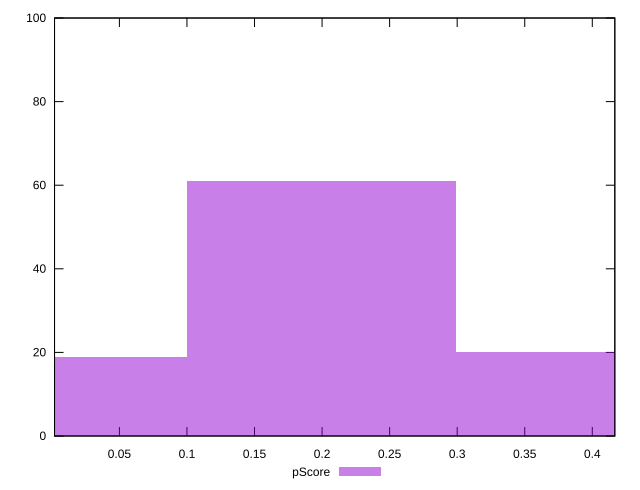

This chart was generated by the following gnuplot code:
reset

$pScore <<EOF
0 19
0.399179058911917 20
0.1995895294559585 61
EOF

set key outside below
set boxwidth 0.1995895294559585
set xrange [0.001989190211284908:0.4166741028953248]
set yrange [0:100]
set trange [0:100]
set style fill transparent solid 0.5 noborder
set terminal svg size 640, 490 enhanced background rgb 'white'
set output "report_00009_2021-02-08T22-37-41.559Z/speed-index/samples/pages/pScore/histogram.svg"

plot $pScore title "pScore" with boxes

reset
